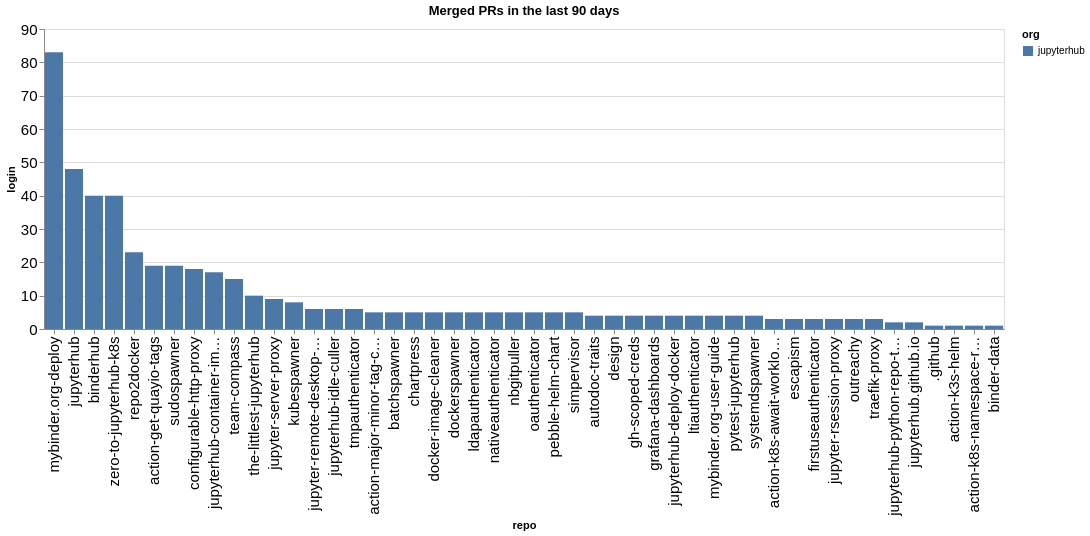

The notebook cell saved with this chart:
### Code cell
prs_by_repo = merged.groupby(['org', 'repo']).count()['login'].reset_index().sort_values(['org', 'login'], ascending=False)
alt.Chart(data=prs_by_repo, title=f"Merged PRs in the last {n_days} days").mark_bar().encode(
    x=alt.X('repo', sort=prs_by_repo['repo'].values.tolist()),
    y='login',
    color='org'
)

### Figure 1 — Vega-Lite specification as saved in the notebook (floating-point values rounded to 4 significant figures)
{"config": {"axisLeft": {"labelFontSize": 15}, "axisBottom": {"labelFontSize": 15}}, "data": {"name": "data-fd0253fb189cfa0bc2b6f29b2cf74d3f"}, "mark": {"type": "bar"}, "encoding": {"color": {"field": "org", "type": "nominal"}, "x": {"field": "repo", "sort": ["mybinder.org-deploy", "jupyterhub", "binderhub", "zero-to-jupyterhub-k8s", "repo2docker", "action-get-quayio-tags", "sudospawner", "configurable-http-proxy", "jupyterhub-container-images", "team-compass", "the-littlest-jupyterhub", "jupyter-server-proxy", "kubespawner", "jupyter-remote-desktop-proxy", "jupyterhub-idle-culler", "tmpauthenticator", "action-major-minor-tag-calculator", "batchspawner", "chartpress", "docker-image-cleaner", "dockerspawner", "ldapauthenticator", "nativeauthenticator", "nbgitpuller", "oauthenticator", "pebble-helm-chart", "simpervisor", "autodoc-traits", "design", "gh-scoped-creds", "grafana-dashboards", "jupyterhub-deploy-docker", "ltiauthenticator", "mybinder.org-user-guide", "pytest-jupyterhub", "systemdspawner", "action-k8s-await-workloads", "escapism", "firstuseauthenticator", "jupyter-rsession-proxy", "outreachy", "traefik-proxy", "jupyterhub-python-repo-template", "jupyterhub.github.io", ".github", "action-k3s-helm", "action-k8s-namespace-report", "binder-data"], "type": "nominal"}, "y": {"field": "login", "type": "quantitative"}}, "title": "Merged PRs in the last 90 days", "$schema": "https://vega.github.io/schema/vega-lite/v5.20.1.json", "datasets": {"data-fd0253fb189cfa0bc2b6f29b2cf74d3f": [{"org": "jupyterhub", "repo": "mybinder.org-deploy", "login": 83}, {"org": "jupyterhub", "repo": "jupyterhub", "login": 48}, {"org": "jupyterhub", "repo": "binderhub", "login": 40}, {"org": "jupyterhub", "repo": "zero-to-jupyterhub-k8s", "login": 40}, {"org": "jupyterhub", "repo": "repo2docker", "login": 23}, {"org": "jupyterhub", "repo": "action-get-quayio-tags", "login": 19}, {"org": "jupyterhub", "repo": "sudospawner", "login": 19}, {"org": "jupyterhub", "repo": "configurable-http-proxy", "login": 18}, {"org": "jupyterhub", "repo": "jupyterhub-container-images", "login": 17}, {"org": "jupyterhub", "repo": "team-compass", "login": 15}, {"org": "jupyterhub", "repo": "the-littlest-jupyterhub", "login": 10}, {"org": "jupyterhub", "repo": "jupyter-server-proxy", "login": 9}, {"org": "jupyterhub", "repo": "kubespawner", "login": 8}, {"org": "jupyterhub", "repo": "jupyter-remote-desktop-proxy", "login": 6}, {"org": "jupyterhub", "repo": "jupyterhub-idle-culler", "login": 6}, {"org": "jupyterhub", "repo": "tmpauthenticator", "login": 6}, {"org": "jupyterhub", "repo": "action-major-minor-tag-calculator", "login": 5}, {"org": "jupyterhub", "repo": "batchspawner", "login": 5}, {"org": "jupyterhub", "repo": "chartpress", "login": 5}, {"org": "jupyterhub", "repo": "docker-image-cleaner", "login": 5}, {"org": "jupyterhub", "repo": "dockerspawner", "login": 5}, {"org": "jupyterhub", "repo": "ldapauthenticator", "login": 5}, {"org": "jupyterhub", "repo": "nativeauthenticator", "login": 5}, {"org": "jupyterhub", "repo": "nbgitpuller", "login": 5}, {"org": "jupyterhub", "repo": "oauthenticator", "login": 5}, {"org": "jupyterhub", "repo": "pebble-helm-chart", "login": 5}, {"org": "jupyterhub", "repo": "simpervisor", "login": 5}, {"org": "jupyterhub", "repo": "autodoc-traits", "login": 4}, {"org": "jupyterhub", "repo": "design", "login": 4}, {"org": "jupyterhub", "repo": "gh-scoped-creds", "login": 4}, {"org": "jupyterhub", "repo": "grafana-dashboards", "login": 4}, {"org": "jupyterhub", "repo": "jupyterhub-deploy-docker", "login": 4}, {"org": "jupyterhub", "repo": "ltiauthenticator", "login": 4}, {"org": "jupyterhub", "repo": "mybinder.org-user-guide", "login": 4}, {"org": "jupyterhub", "repo": "pytest-jupyterhub", "login": 4}, {"org": "jupyterhub", "repo": "systemdspawner", "login": 4}, {"org": "jupyterhub", "repo": "action-k8s-await-workloads", "login": 3}, {"org": "jupyterhub", "repo": "escapism", "login": 3}, {"org": "jupyterhub", "repo": "firstuseauthenticator", "login": 3}, {"org": "jupyterhub", "repo": "jupyter-rsession-proxy", "login": 3}, {"org": "jupyterhub", "repo": "outreachy", "login": 3}, {"org": "jupyterhub", "repo": "traefik-proxy", "login": 3}, {"org": "jupyterhub", "repo": "jupyterhub-python-repo-template", "login": 2}, {"org": "jupyterhub", "repo": "jupyterhub.github.io", "login": 2}, {"org": "jupyterhub", "repo": ".github", "login": 1}, {"org": "jupyterhub", "repo": "action-k3s-helm", "login": 1}, {"org": "jupyterhub", "repo": "action-k8s-namespace-report", "login": 1}, {"org": "jupyterhub", "repo": "binder-data", "login": 1}]}}
